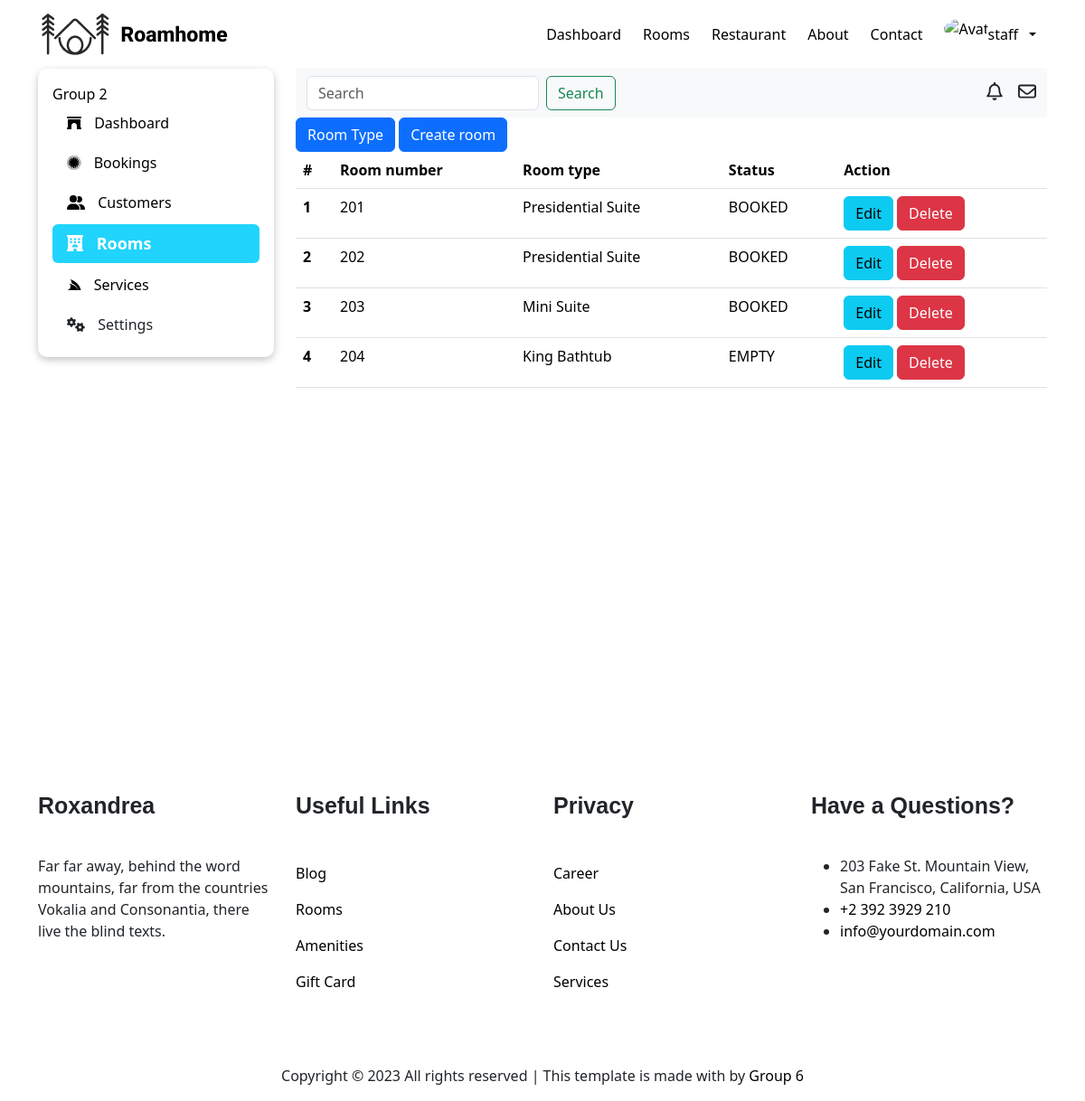
Before: /wp-admin/rooms/ (signed in) with the older database file.
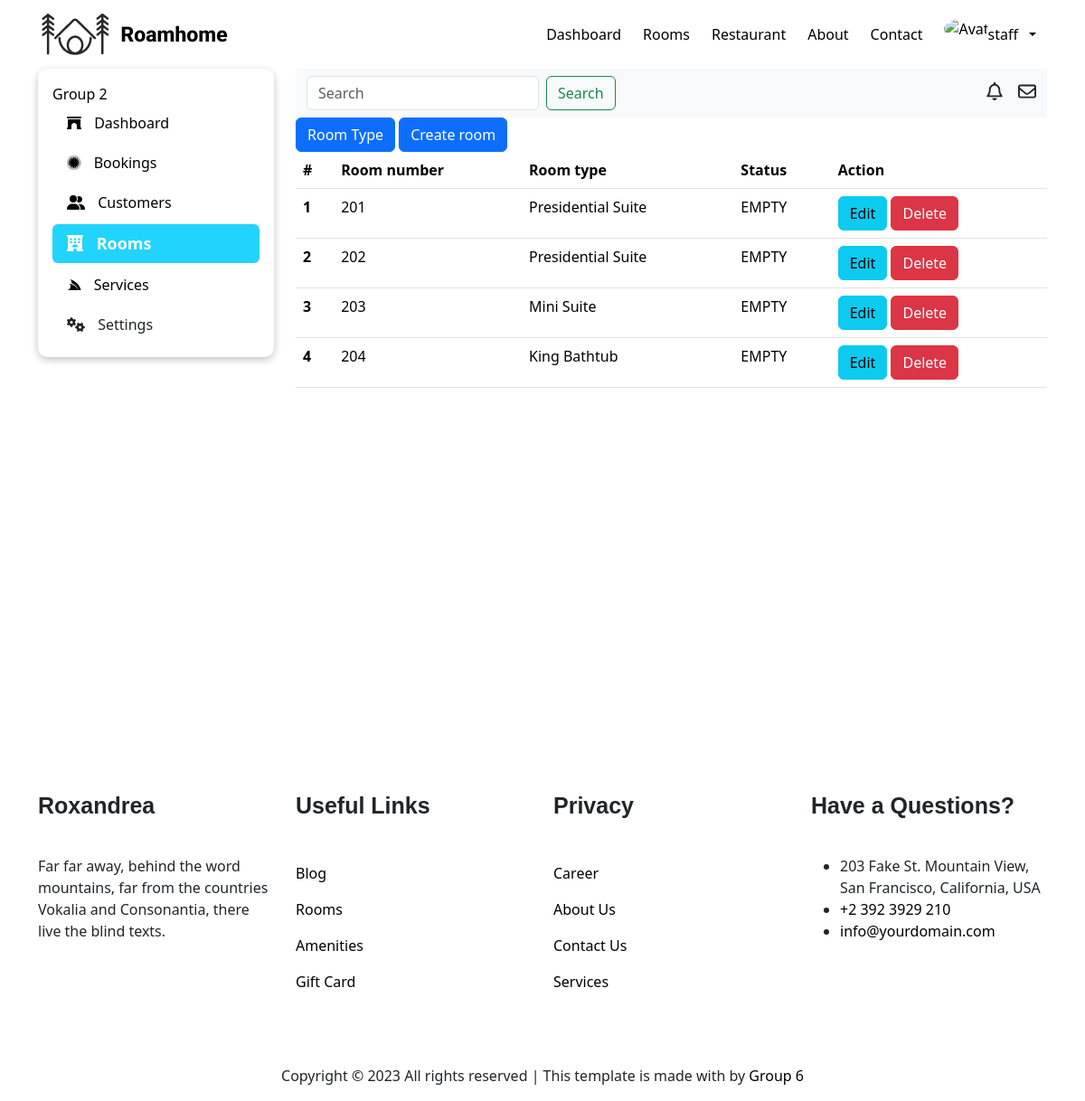
After: the same page with the newer database file.
### room/models.py (models this page shows)
class Room(models.Model):
    class Meta:
        db_table = 'room'
    class Status(models.TextChoices):
        EMPTY = 'EMPTY'
        CLEAN = 'CLEAN'
        BOOKED = 'BOOKED'
    room_number = models.CharField(max_length=10)
    status = models.CharField(max_length=10, choices=Status.choices, default=Status.EMPTY)
    room_type = models.ForeignKey(RoomType, on_delete=models.CASCADE)

class RoomType(models.Model):
    class Meta:
        db_table = 'room-type'
    name = models.CharField(max_length=50)
    description = models.TextField()
    price = models.FloatField()
    num_adults = models.IntegerField()
    num_children = models.IntegerField()
    def __str__(self):
        return self.name

### manager/views.py (the view)
# urls.py: path('rooms/', manager.all_room, name='all-room'),
@login_required(login_url='login')
@user_passes_test(lambda user: user.role == 'STAFF', login_url='home')
def all_room(request):
    rooms = Room.objects.all()
    return render(request, 'manager/pages/rooms/rooms.html', { 'rooms': rooms })

### manager/templates/manager/pages/rooms/rooms.html
{% extends 'manager/pages/dashboard.html' %} {% block dashboard_section %}
<main>
    <div>
        <a href="{% url 'all-room-type' %}" type="button" class="btn btn-primary">Room Type</a>
        <a href="{% url 'create-room' %}" type="button" class="btn btn-primary">Create room</a>
    </div>
    <table class="table">
        <thead>
            <tr>
                <th scope="col">#</th>
                <th scope="col">Room number</th>
                <th scope="col">Room type</th>
                <th scope="col">Status</th>
                <th scope="col">Action</th>
            </tr>
        </thead>
        <tbody>
            {% for room in rooms %}
            <tr>
                <th scope="row">{{ room.id }}</th>
                <td>{{ room.room_number }}</td>
                <td>{{ room.room_type }}</td>
                <td>{{ room.status }}</td>
                <td>
                    <a href="/wp-admin/rooms/update/{{ room.id }}" class="btn btn-info">Edit</a>
                    <a href="/wp-admin/room-types/delete/{{ roome.id }}" class="btn btn-danger">Delete</a>
                </td>
            </tr>
            {% endfor %}
        </tbody>
    </table>
</main>
{% endblock %}

Changed rows visible on the page:
changed Room id 1: status "BOOKED" → "EMPTY"
changed Room id 2: status "BOOKED" → "EMPTY"
changed Room "Mini Suite": status "BOOKED" → "EMPTY"
